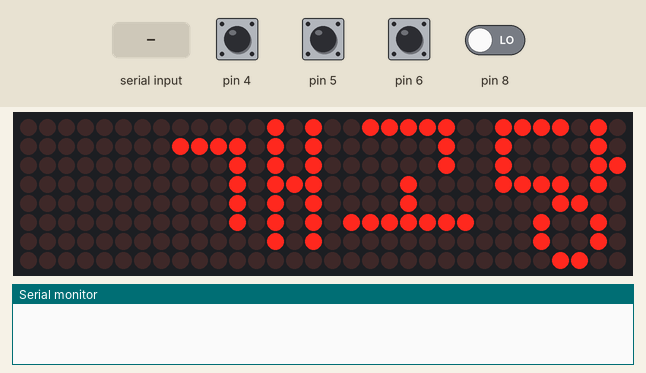
A sketch run on a simulated Arduino Uno, built with avr-gcc and run on an emulated ATmega328P. Shown: 32×8 LED matrix, the last lines printed to the serial monitor. Inputs (shaded band) come from the test bench; at power-on: pin 4–6 HIGH, pin 8 LOW.

Above: at 1.2 s.
1.3 s: "90,45\n" received over Serial
4.3 s: pin 4 pulled LOW for 0.15 s
At 4.7 s:
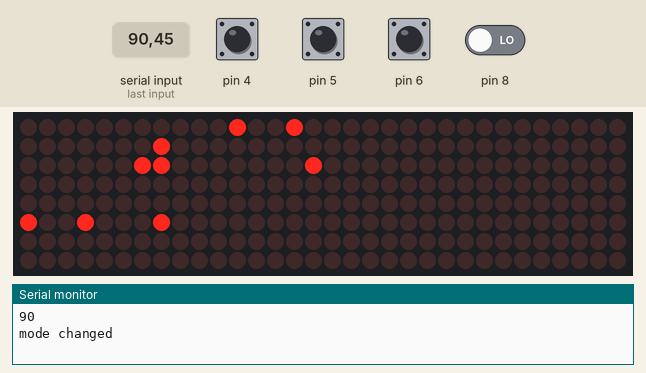
6.7 s: pin 4 pulled LOW for 1 s
At 7.0 s:
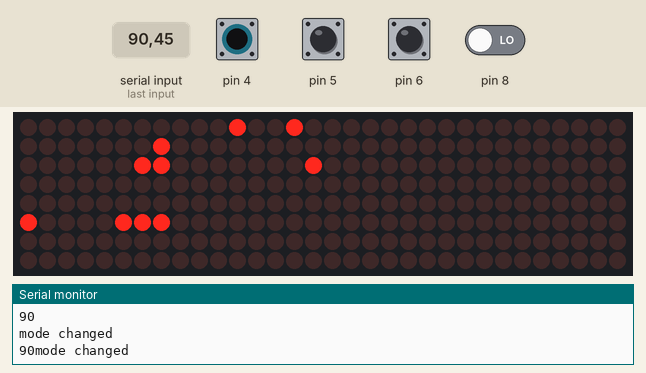
9.4 s: pin 5 pulled LOW for 1 s
At 11.3 s:
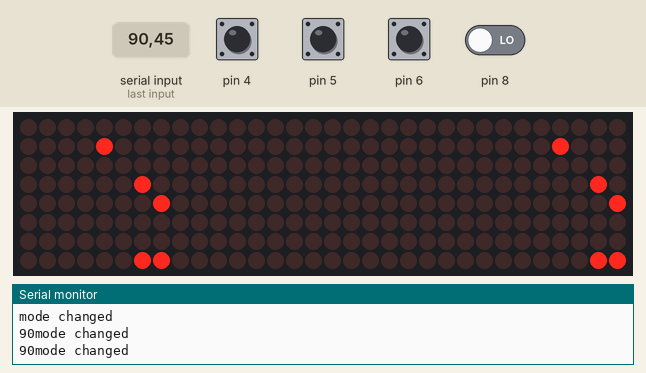
11.9 s: pin 6 pulled LOW for 1 s
At 12.94 s:
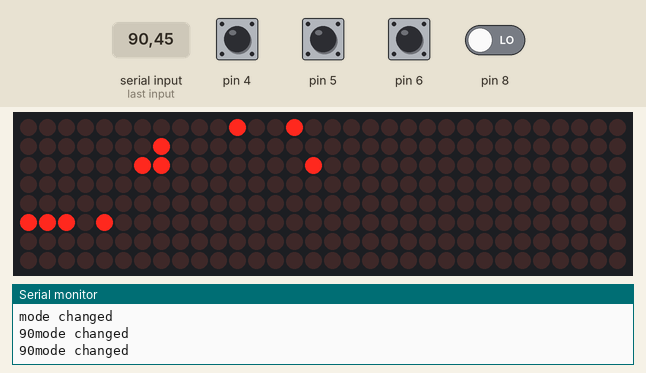
14.8 s: pin 6 pulled LOW for 0.15 s
At 16.1 s:
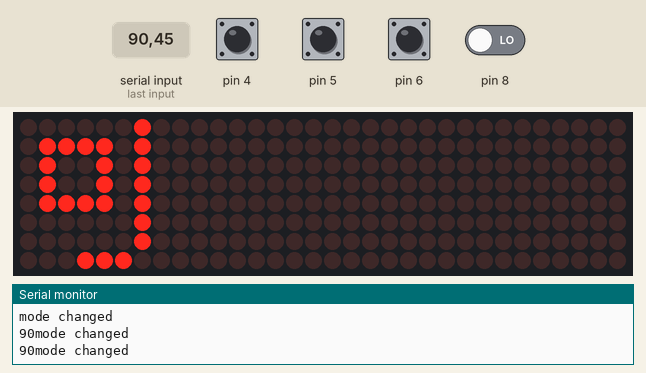
Timing chart, 0 to 17.4 s (numbered marks = the images above; inputs shaded):
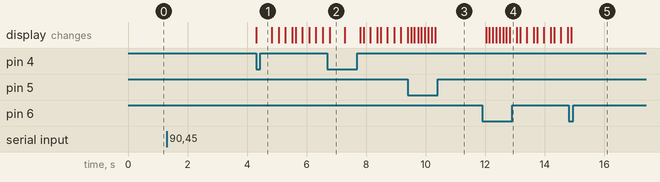

The sketch:

main.ino
```cpp
#include "LedControl.h" // 라이브러리 사용 선언


// Din 핀을 12번, ClK핀을 11번 CS핀을 10번에 연결, 매트릭스는 4개를 사용 선언
LedControl lc=LedControl(12,11,10,4);
int num;

bool buttonState = false;
bool rightState = false;
bool leftState = false;
int mode = 1;
int nowStation = 0;
int arriveStation = -1;
byte rkr[] = { B01111010,B00001011,B00001010,B00001010,B00000000,B00011110,B00000010,B00000010};
byte wl[] = { B00000001,B01111101,B00010001,B00101001,B01000101,B00000001,B00000001,B00000000};
byte di[] = { B00000010,B00110011,B01001010,B01001011,B00110010,B00000010,B00000010,B00000000};
byte eh[] = { B00000000,B00111110,B00100000,B00100000,B00111110,B00001000,B01111111,B00000000};
byte tks[] = { B00100010,B00100010,B01010011,B11011010,B00000010,B00100010,B00100000,B00111100};
byte qhs[] = { B00100100,B00111100,B00100100,B00111100,B00010000,B01111110,B00100000,B00111110};
byte rma[] = { B00111110,B00000010,B00000010,B01111111,B00000000,B00111110,B00100010,B00111110};
byte wjd[] = { B01111101,B00010001,B00101011,B01000101,B00001101,B00010010,B00010010,B00001100};
byte qja[] = { B01010010,B01110110,B01010010,B01110010,B00000010,B00011100,B00010100,B00011100};
byte vud[] = { B01111101,B00101011,B00101001,B01111111,B00000001,B00011101,B00100010,B00011100};
byte chs[] = { B00001000,B00111110,B00011100,B00110110,B00001000,B01111111,B00100000,B00111110};
byte dls[] = { B00110010,B01001010,B01001010,B00110010,B00000010,B00010000,B00010000,B00011110};
byte ejr[] = { B01111010,B01000010,B01001110,B01111010,B00000000,B00011110,B00000010,B00000010};
byte qn[] = { B00100100,B00111100,B00100100,B00111100,B00000000,B01111110,B00001000,B00001000};
byte rhk[] = { B01111010,B00001010,B00001011,B00101010,B00100010,B01111110,B00000010,B00000000};
byte cjs[] = { B00010001,B01111101,B00010011,B00101001,B01000101,B00010000,B00010000,B00011110};
byte cjd[] = { B00010001,B01111101,B00010011,B00101001,B01000101,B00001110,B00010001,B00001110};
byte tk[] = { B00100010,B00100010,B01010010,B10001011,B00000010,B00000010,B00000010,B00000000};
byte rhd[] = { B00111110,B00000010,B00000010,B00001000,B01111111,B00011100,B00100010,B00011100};
byte rud[] = { B01111001,B00001011,B00001001,B00001011,B00000001,B00001110,B00010001,B00001110};
byte ak[] = { B00000010,B01111010,B01001011,B01001010,B01111010,B00000010,B00000010,B00000000};
byte tjs[] = { B00010001,B00101011,B00101001,B01000101,B00000001,B00010001,B00010000,B00011111};
byte qk[] = { B01001010,B01001010,B01111011,B01001010,B01111010,B00000010,B00000010,B00000000};
byte dnl[] = { B00011001,B00100101,B00100101,B00011001,B00000001,B00111111,B00001001,B00001001};
byte ska[] = { B00100010,B00100010,B00100011,B00111110,B00000010,B00011110,B00010010,B00011110};
byte xo[] = { B00000101,B11110101,B10000111,B11110101,B10000101,B11110101,B00000101,B00000101};
byte fud[] = { B01111001,B00001011,B01111001,B01000011,B01111001,B00011101,B00100010,B00011100};
byte chd[] = { B00001000,B00111110,B00010100,B00101010,B01111111,B00011100,B00100010,B00011100};
byte wkr[] = { B01111010,B00010010,B00101011,B01101110,B00000010,B00111110,B00000010,B00000010};
byte dl[] = { B00000001,B00111001,B01000101,B01000101,B00111001,B00000001,B00000001,B00000001};
byte dyd[] = { B00011100,B00100010,B00011100,B00010100,B01111111,B00011100,B00100010,B00011100};
byte qks[] = { B01001010,B01001010,B01111011,B01001010,B01111010,B00010010,B00010000,B00011111};
byte fhr[] = { B00111110,B00111110,B00111110,B00001000,B01111111,B00111110,B00000010,B00000010};
byte ekd[] = { B01111010,B01000010,B01000011,B01111010,B00001100,B00010010,B00010010,B00001100};
byte rh[] = { B00111110,B00000010,B00000010,B00001000,B00001000,B01111111,B00000000,B00000000};
byte ro[] = { B00000101,B11110101,B00010101,B00010111,B00010101,B00010101,B00000101,B00000000};
byte tkd[] = { B00100010,B00100010,B01010011,B10001010,B00001100,B00010010,B00010010,B00001100};
byte rP[] = { B00000101,B11110101,B00011101,B00010101,B00011101,B00010101,B00000101,B00000101};
byte sh[] = { B00100000,B00100000,B00100000,B00111110,B00001000,B00001000,B01111111,B00000000};
byte dnjs[] = { B00110000,B01001010,B00110010,B00000010,B01111010,B00010110,B00100010,B00111100};
byte ckd[] = { B00100010,B11111010,B00100011,B01010010,B00000010,B00011000,B00100100,B00011000};
byte ehd[] = { B00111100,B00100000,B00111100,B00001000,B01111111,B00001000,B00010100,B00001000};
byte Tkd[] = { B01010010,B01010010,B10101011,B00000010,B00011000,B00100100,B00100100,B00011000};
byte ans[] = { B00111100,B00100100,B00111100,B00000000,B11111111,B00001000,B00100000,B00111100};
byte tn[] = { B00001000,B00001000,B00010100,B00100010,B00000000,B01111111,B00001000,B00001000};
byte db[] = { B00011100,B00100010,B00100010,B00011100,B00000000,B01111111,B00010100,B00010100};
byte al[] = { B00000010,B00000010,B01111010,B01001010,B01001010,B01111010,B00000010,B00000010};
byte dk[] = { B00000010,B00000010,B00110010,B01001010,B01001011,B00110010,B00000010,B00000010};
byte tka[] = { B00010010,B00010010,B00101011,B01000110,B00000010,B00011110,B00010010,B00011110};
byte rj[] = { B00000010,B01111010,B00001010,B00001110,B00001010,B00001010,B00000010,B00000010};
byte fl[] = { B00000010,B01111010,B00001010,B01111010,B01000010,B01111010,B00000010,B00000010};
byte rlf[] = { B01111010,B00001010,B00001010,B00011110,B00000010,B00011110,B00010000,B00011110};
byte dma[] = { B00011000,B00100100,B00011000,B01111110,B00000000,B00111100,B00100100,B00111100};
byte tjd[] = { B00100010,B00100010,B01010110,B10001010,B00000010,B00011000,B00100100,B00011000};
byte tls[] = { B00010010,B00010010,B00101010,B01000110,B00000010,B00010000,B00010000,B00011110};
byte du[] = { B00000010,B00110010,B01001110,B01001010,B00110110,B00000010,B00000010,B00000010};
byte eo[] = { B00000101,B11110101,B10000101,B10000101,B10000111,B11110101,B00000101,B00000101};
byte dlq[] = { B00110010,B01001010,B00110010,B00000010,B00010010,B00011110,B00010010,B00011110};
byte rn[] = { B00111110,B00000010,B00000010,B00000010,B00000000,B01111111,B00001000,B00001000};
byte gks[] = { B00100010,B11111010,B00100011,B01010010,B00100010,B00000000,B00100000,B00111110};
byte tj[] = { B00000010,B00100010,B00100010,B00101110,B01010010,B10001010,B00000010,B00000010};
byte dnf[] = { B00011000,B00100100,B00011000,B01111110,B00001000,B00111100,B00111100,B00111100};
byte dur[] = { B00110001,B01001111,B01001001,B00110111,B00000001,B00011110,B00000010,B00000010};
byte tnr[] = { B00001000,B00010100,B00100010,B00000000,B01111111,B00001000,B00111110,B00000010};
byte wks[] = { B11111010,B00100010,B01010011,B10001010,B00000000,B00100000,B00100000,B00111110};
byte eks[] = { B01111010,B01000010,B01000011,B01111010,B00000000,B00100000,B00100000,B00111110};
byte dks[] = { B00110010,B01001010,B01001011,B00110010,B00000010,B00100000,B00100000,B00111110};
byte dhs[] = { B00011100,B00100010,B00011100,B00001000,B01111111,B00000000,B00100000,B00111110};
byte dhkd[] = { B00110010,B01001010,B00110011,B00010010,B01111110,B00001100,B00010010,B00001100};
byte dh[] = { B00011100,B00100010,B00100010,B00011100,B00001000,B00001000,B01111111,B00000000};
byte dnjf[] = { B00110010,B01001010,B00110110,B01111010,B00010010,B00111110,B00111110,B00111110};
byte wnd[] = { B00111110,B00001000,B00010100,B01111111,B00001000,B00011100,B00100010,B00011100};
byte dkd[] = { B00110010,B01001010,B01001011,B00110010,B00000010,B00001100,B00010010,B00001100};
byte dkv[] = { B00110010,B01001010,B01001011,B00110010,B00000010,B00111110,B00010100,B00111110};
byte gP[] = { B01000101,B11110101,B00001101,B01100101,B10011101,B01100101,B00000101,B00000101};
byte ghk[] = { B00100010,B11111010,B00100010,B01010010,B00100011,B00100010,B11111010,B00000010};
byte dns[] = { B00011100,B00100010,B00011100,B00000000,B01111111,B00001000,B00100000,B00111110};
byte wkd[] = { B01111110,B00010010,B00101011,B01000110,B00000010,B00011100,B00100010,B00011100};
byte cnd[] = { B00001000,B00111110,B00001000,B00010100,B01111111,B00001000,B00010100,B00001000};
byte an[] = { B00111110,B00100010,B00100010,B00111110,B00000000,B01111111,B00001000,B00001000};
byte fh[] = { B00111110,B00000010,B00111110,B00100000,B00111110,B00001000,B01111111,B00000000};
byte aud[] = { B01111110,B00010010,B00101011,B01000110,B00000010,B00011100,B00100010,B00011100};
byte ghl[] = { B01111110,B00010010,B00101011,B01000110,B00000010,B00011100,B00100010,B00011100};
byte gus[] = { B01111110,B00010010,B00101011,B01000110,B00000010,B00011100,B00100010,B00011100};
byte ch[] = { B01111110,B00010010,B00101011,B01000110,B00000010,B00011100,B00100010,B00011100};
byte space[] = { B00000000,B00000000,B00000000,B00000000,B00000000,B00000000,B00000000,B00000000};
byte d[] = { B01111000,B01000100,B01000010,B01000010,B01000010,B01000010,B01000100,B01111000};
byte p[] = { B01111100,B01000010,B01000010,B01111100,B01000000,B01000000,B01000000,B01000000};

byte* stationArr[46][4] = {{ekd,rh,ro,space},{space,tkd,rP,space},{space,sh,dnjs,space},{space,ckd,ehd,space},{space,Tkd,ans,space},{space,tn, db,space},
{space,al,dk,space},{al,dk,rj,fl},{space,rlf,dma,space},{tjd,tls,du,eo},{gks,tjd,eo,space},{gP,tjd,eo,space},{ehd,eo,ans,space},{d,d,p,space},
{cnd,an,fh,space},{space,aud,ehd,space},{space,ghl,gus,space},{tj,dnf,dur,space},{tnr,eo,dlq,rn},{tka,rkr,wl,space},{eo,di,al,space},{space,tks,qhs,space},
{space,rma,wjd,space},{space,qja,rP,space},{space,vud,chs,space},{dls,ejr,dnjs,space},{wjd,qn,cjd,tk},{eo,rhd,dnjs,space},{rud,ak,rhd,dnjs},{tjs,qk,dnl,space},
{ska,xo,fud,space},{space,tk,ekd,space},{chd,tls,eo,space},{ehd,wkr,space,space},{dl,chs,space,space},{tls,dyd,tks,space},{qks,dnjf,space,space},{tkd,fhr,tn,space},
{gks,eo,dkv,space},{space,wnd,dkd,space},{space,rh,wks,space},{space,ch,wl,space},{space,dks,tks,space},{tls,rlf,dhs,cjs},{space,wjd,dhkd,space},{dh,dl,eh,space}};

void setup() {
  Serial.begin(9600);
   for(num=0; num<4; num++) // 매트릭스 0번부터 3번까지 세팅
  {
   lc.shutdown(num,false); // 0 ~3번까지 매트릭스 절전모드 해제
   lc.setIntensity(num,8); // 매트릭스의 밝기 선언 0~15의 수
   lc.clearDisplay(num); // 매트릭스 led를 초기화
  }
  pinMode(4,INPUT_PULLUP);
  pinMode(5,INPUT_PULLUP);
  pinMode(6,INPUT_PULLUP);
}
void moveStation(int direction){ //오른쪽: 1, 왼쪽: -1
    if(arriveStation==45&&direction==1){ //마지막 인덱스, 오른쪽
        return 0;
    }else if(arriveStation==0&&direction==-1){ //첫번째 인덱스, 왼쪽
        return 0;
    }else{
        arriveStation+=direction;
    }
}
void printLC(int stationIndex){
    for(int j=0;j<4;j++){ //
            for(int k=0; k<8;k++){
            lc.setRow(j,k,stationArr[stationIndex][j][k]);
            }
        }
}
void loop() {
  int i =1;
  if(mode==1){ //빈 자리 상태
    while(not Serial.available()){ //서버가 값을 전송할 때까지 대기
        printLC(nowStation);
        if(!digitalRead(4)){ //버튼 눌리면 모드 전환
            Serial.println("mode changed");
            delay(500);
            mode = 2;
            return 0;
        }
    }
      nowStation = (Serial.readStringUntil("\n")).toInt(); //현재 역 갱신
    Serial.println(nowStation);
  }else if(mode==2){ //앉음 상태
    arriveStation = nowStation; //앉을 역을 현재 역으로 초기화
    while(digitalRead(4)){ //원 버튼이 눌릴 때까지 대기(확인 버튼)
        if(!digitalRead(6)){ //오른쪽 이동
            moveStation(1);
        }else if(!digitalRead(5)){ //왼쪽 이동
            moveStation(-1);
        }
        printLC(arriveStation); //출력
        delay(100);
    }
    Serial.print(arriveStation);
    while(arriveStation!=nowStation){ //해당 역에 도착할 때까지 대기
        printLC(arriveStation); //도착 역 출력
        if(Serial.available()){
            nowStation = (int)Serial.read(); //현재 역 갱신
        }
    }
    mode = 1; //역에 도착하면 모드 전환
    return 0;
  }

}
```

Measured:
- after the input at 4.3 s, the display: changes at once (image 1)
- after the input at 6.7 s, the display: changes after 0.07 s (image 2)
- after the input at 9.4 s, the display: first changes after 0.11 s (image 3 shows a later state)
- after the input at 11.9 s, the display: first changes after 0.13 s (image 4 shows a later state)
- after the input at 14.8 s, the display: changes after 0.08 s (image 5)
- what the display in image 2 shows lasts 0.5 s, from 6.8 s to 7.3 s
